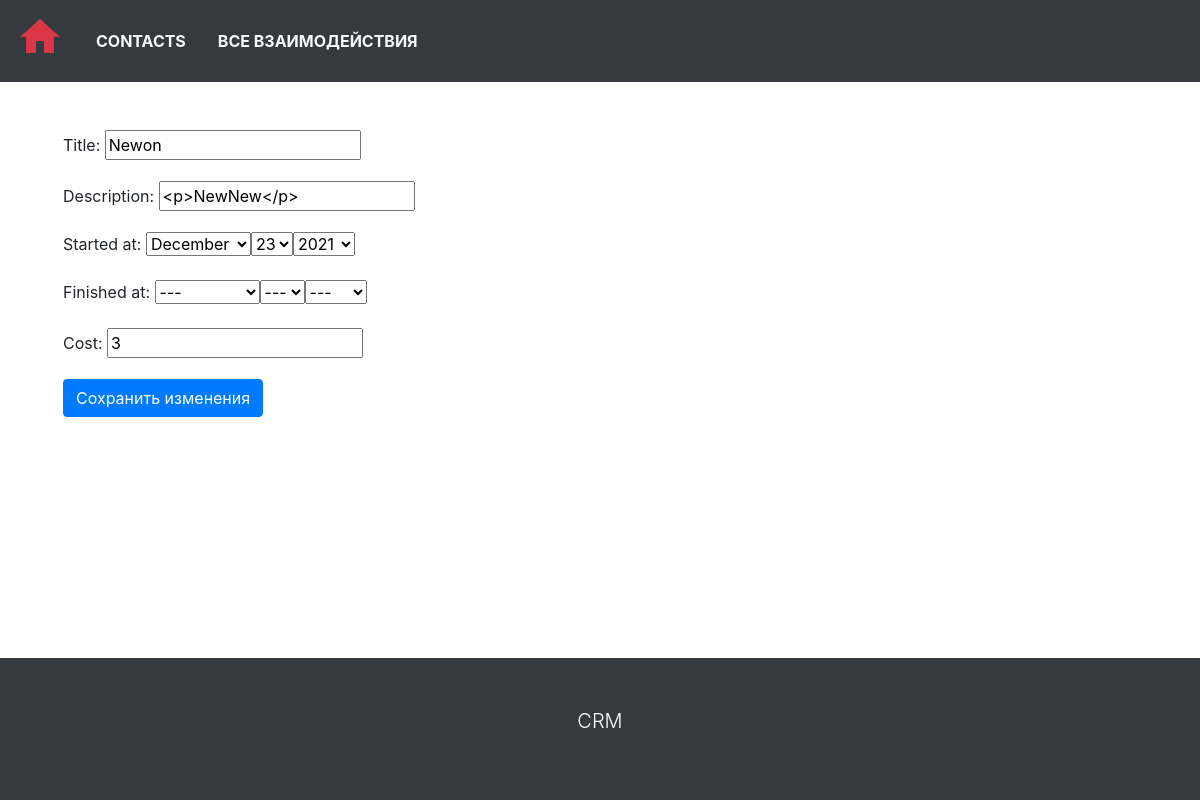
The app's page /projects/19/update/ with its own data.
### main_crm/models.py (models this page shows, shortened)
class Project(models.Model):
    user = models.ForeignKey('Company', on_delete=models.CASCADE)
    title = models.CharField(max_length=250)
    description = RichTextUploadingField(blank=True)
    started_at = models.DateField()
    finished_at = models.DateField(blank=True, null=True)
    cost = models.IntegerField(blank=True, null=True, validators=(MinValueValidator(0),))
    class Meta:
        ordering = ['-started_at']
        verbose_name = 'Project'
        verbose_name_plural = 'Projects'

### main_crm/views.py (the view)
# urls.py: path('projects/<int:pk>/update/', views.ProjectUpdateView.as_view(), name='project-update'),
class ProjectUpdateView(UpdateView):
    queryset = Project.objects.all()
    template_name = 'cms_mainpage/project_update_form.html'
    form_class = ProjectForm

### main_crm/forms.py
class ProjectForm(ModelForm):
    started_at = forms.DateField(widget=forms.SelectDateWidget)
    finished_at = forms.DateField(widget=forms.SelectDateWidget(), required=False)
    class Meta:
        model = Project
        exclude = ('user',)
        widgets = {
            'description': CKEditorUploadingWidget(),
        }

### main_crm/templates/cms_mainpage/project_update_form.html (shortened to what this page needs)
{% extends 'base.html' %}
{% block content %}
<div class="container mx-5 mt-5">
    <form method="POST">
        {{ form.as_p }}
        <button type="submit" class="btn btn-primary mb-2">Сохранить изменения</button>
    </form>
</div>
{% endblock %}

### main_crm/static/cms/css/style.css (style rules this page uses)
html, body { height: 100%; }

### records on screen
Project: title "Newon", description "<p>NewNew</p>", cost "3"
